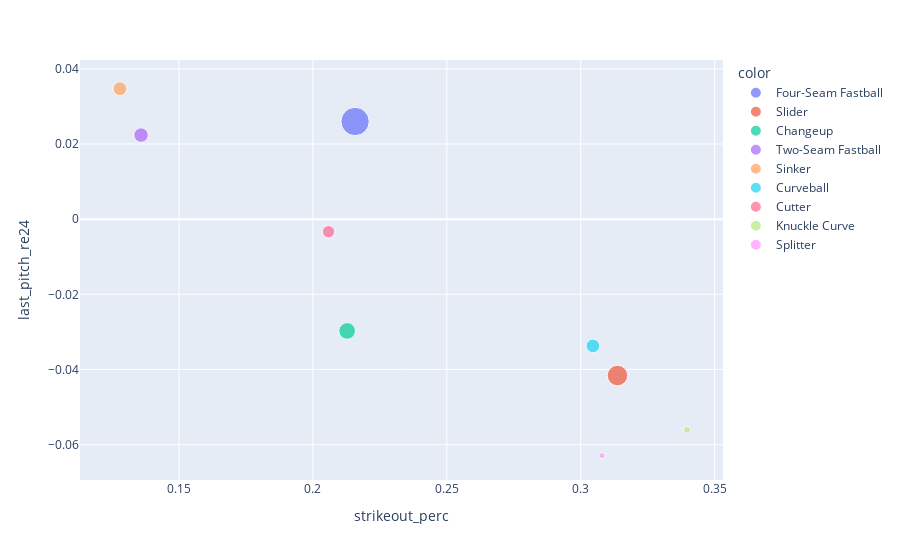

This figure's notebook cell:
### Code cell
# Plot last pitch perc vs re24
filt_merged_last_pitch_df = merged_last_pitch_df[~merged_last_pitch_df.index.isin(['Forkball','Eephus','Knuckle Ball'])]
fig = px.scatter(filt_merged_last_pitch_df, x='strikeout_perc', y='last_pitch_re24', color=filt_merged_last_pitch_df.index, size='last_pitch_perc')
fig.show()

### Figure 1 — Plotly figure (JSON) as saved in the notebook; plotly's stock layout.template omitted (floating-point values rounded to 4 significant figures)
{"data": [{"hoverlabel": {"namelength": 0}, "hovertemplate": "color=Four-Seam Fastball<br>strikeout_perc=%{x}<br>last_pitch_re24=%{y}<br>last_pitch_perc=%{marker.size}", "legendgroup": "Four-Seam Fastball", "marker": {"color": "#636efa", "size": [0.3428], "sizemode": "area", "sizeref": 0.0008571, "symbol": "circle"}, "mode": "markers", "name": "Four-Seam Fastball", "showlegend": true, "type": "scatter", "x": [0.2157], "xaxis": "x", "y": [0.026], "yaxis": "y"}, {"hoverlabel": {"namelength": 0}, "hovertemplate": "color=Slider<br>strikeout_perc=%{x}<br>last_pitch_re24=%{y}<br>last_pitch_perc=%{marker.size}", "legendgroup": "Slider", "marker": {"color": "#EF553B", "size": [0.1813], "sizemode": "area", "sizeref": 0.0008571, "symbol": "circle"}, "mode": "markers", "name": "Slider", "showlegend": true, "type": "scatter", "x": [0.3137], "xaxis": "x", "y": [-0.04161], "yaxis": "y"}, {"hoverlabel": {"namelength": 0}, "hovertemplate": "color=Changeup<br>strikeout_perc=%{x}<br>last_pitch_re24=%{y}<br>last_pitch_perc=%{marker.size}", "legendgroup": "Changeup", "marker": {"color": "#00cc96", "size": [0.1205], "sizemode": "area", "sizeref": 0.0008571, "symbol": "circle"}, "mode": "markers", "name": "Changeup", "showlegend": true, "type": "scatter", "x": [0.2128], "xaxis": "x", "y": [-0.02975], "yaxis": "y"}, {"hoverlabel": {"namelength": 0}, "hovertemplate": "color=Two-Seam Fastball<br>strikeout_perc=%{x}<br>last_pitch_re24=%{y}<br>last_pitch_perc=%{marker.size}", "legendgroup": "Two-Seam Fastball", "marker": {"color": "#ab63fa", "size": [0.09081], "sizemode": "area", "sizeref": 0.0008571, "symbol": "circle"}, "mode": "markers", "name": "Two-Seam Fastball", "showlegend": true, "type": "scatter", "x": [0.1358], "xaxis": "x", "y": [0.02238], "yaxis": "y"}, {"hoverlabel": {"namelength": 0}, "hovertemplate": "color=Sinker<br>strikeout_perc=%{x}<br>last_pitch_re24=%{y}<br>last_pitch_perc=%{marker.size}", "legendgroup": "Sinker", "marker": {"color": "#FFA15A", "size": [0.08214], "sizemode": "area", "sizeref": 0.0008571, "symbol": "circle"}, "mode": "markers", "name": "Sinker", "showlegend": true, "type": "scatter", "x": [0.1279], "xaxis": "x", "y": [0.03472], "yaxis": "y"}, {"hoverlabel": {"namelength": 0}, "hovertemplate": "color=Curveball<br>strikeout_perc=%{x}<br>last_pitch_re24=%{y}<br>last_pitch_perc=%{marker.size}", "legendgroup": "Curveball", "marker": {"color": "#19d3f3", "size": [0.08058], "sizemode": "area", "sizeref": 0.0008571, "symbol": "circle"}, "mode": "markers", "name": "Curveball", "showlegend": true, "type": "scatter", "x": [0.3046], "xaxis": "x", "y": [-0.03372], "yaxis": "y"}, {"hoverlabel": {"namelength": 0}, "hovertemplate": "color=Cutter<br>strikeout_perc=%{x}<br>last_pitch_re24=%{y}<br>last_pitch_perc=%{marker.size}", "legendgroup": "Cutter", "marker": {"color": "#FF6692", "size": [0.06543], "sizemode": "area", "sizeref": 0.0008571, "symbol": "circle"}, "mode": "markers", "name": "Cutter", "showlegend": true, "type": "scatter", "x": [0.2058], "xaxis": "x", "y": [-0.00334], "yaxis": "y"}, {"hoverlabel": {"namelength": 0}, "hovertemplate": "color=Knuckle Curve<br>strikeout_perc=%{x}<br>last_pitch_re24=%{y}<br>last_pitch_perc=%{marker.size}", "legendgroup": "Knuckle Curve", "marker": {"color": "#B6E880", "size": [0.02019], "sizemode": "area", "sizeref": 0.0008571, "symbol": "circle"}, "mode": "markers", "name": "Knuckle Curve", "showlegend": true, "type": "scatter", "x": [0.3397], "xaxis": "x", "y": [-0.05607], "yaxis": "y"}, {"hoverlabel": {"namelength": 0}, "hovertemplate": "color=Splitter<br>strikeout_perc=%{x}<br>last_pitch_re24=%{y}<br>last_pitch_perc=%{marker.size}", "legendgroup": "Splitter", "marker": {"color": "#FF97FF", "size": [0.01581], "sizemode": "area", "sizeref": 0.0008571, "symbol": "circle"}, "mode": "markers", "name": "Splitter", "showlegend": true, "type": "scatter", "x": [0.308], "xaxis": "x", "y": [-0.06293], "yaxis": "y"}], "layout": {"legend": {"itemsizing": "constant", "title": {"text": "color"}, "tracegroupgap": 0}, "margin": {"t": 60}, "xaxis": {"anchor": "y", "domain": [0, 1], "title": {"text": "strikeout_perc"}}, "yaxis": {"anchor": "x", "domain": [0, 1], "title": {"text": "last_pitch_re24"}}}}
